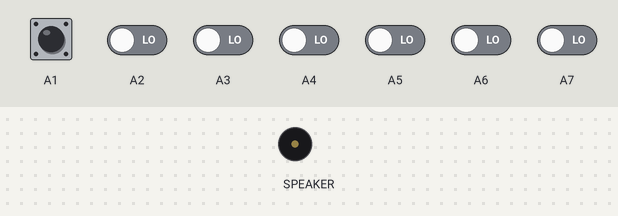
A program run on a simulated Circuit Playground running CircuitPython. Parts: buzzer (waves = sounding). The test bench sets the inputs (shaded band); at power-on: A1–7 LOW. Touch pads read as touched when driven HIGH.

Above: at 1.2 s.
1.3 s: A1 pulled HIGH for 1 s
At 1.43 s:
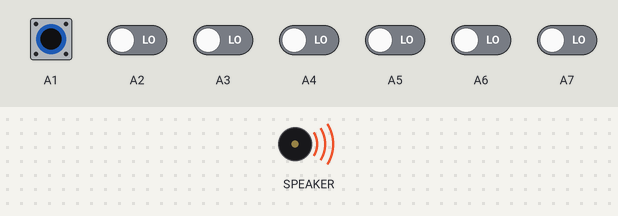
Timing chart, 0 to 4.3 s (numbered marks = the images above; inputs shaded):
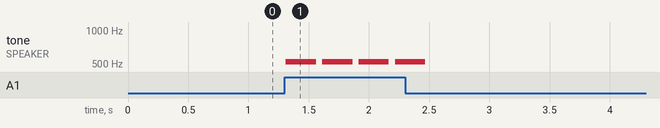

The program:

cap-touch-notes.py
```python
import time
from adafruit_circuitplayground import cp

scale = [523, 587, 659, 698, 784, 880, 988]

cp.adjust_touch_threshold(200)

while True:
    if cp.touch_A1:
        cp.play_tone(scale[0], 0.25)
    if cp.touch_A2:
        cp.play_tone(scale[1], 0.25)
    if cp.touch_A3:
        cp.play_tone(scale[2], 0.25)
    if cp.touch_A4:
        cp.play_tone(scale[3], 0.25)
    if cp.touch_A5:
        cp.play_tone(scale[4], 0.25)
    if cp.touch_A6:
        cp.play_tone(scale[5], 0.25)
    if cp.touch_TX:
        cp.play_tone(scale[6], 0.25)

    time.sleep(0.05)
```

Measured:
- after the input at 1.3 s, tone on SPEAKER: alternates 523 Hz for 0.25 s and silent for 0.05 s, 8 changes in all, then stays silent, starting at once
